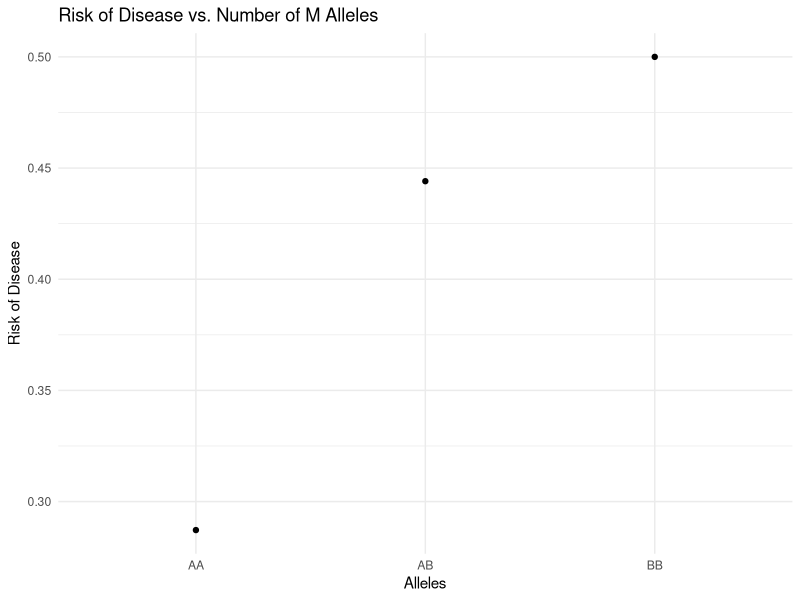
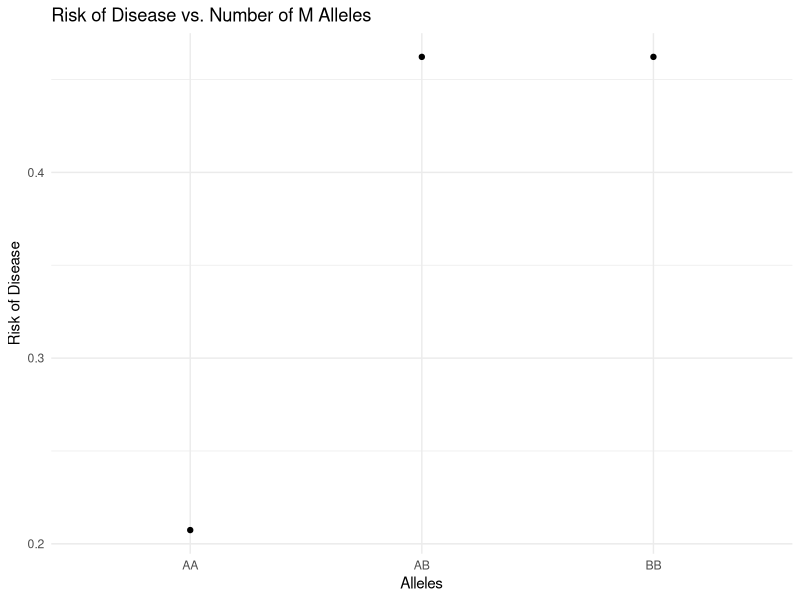
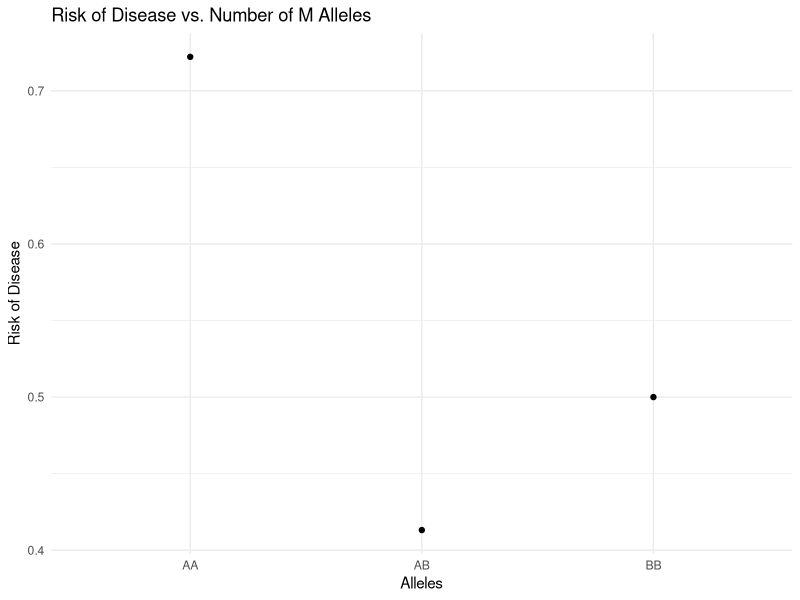

Write R code to recreate these figures, in order.
## ---- chunk 1
library(ggplot2)
## ---- chunk 2
df <- matrix(c(112,278,150,206,348	,150),byrow=TRUE,ncol=3)
colnames(df) <- c("AA","Aa","aa")
rownames(df) <- c("Cases","Controls")
df

alleles<-cbind(2*df[,1]+df[,2],2*df[,3]+df[,2])
colnames(alleles) <- c("A","a")
fisher.test(alleles)
## ---- chunk 3
#Codominant
codominant <- matrix(c(112,278,150,206,348,150),byrow=TRUE,ncol=3)
colnames(codominant) <- c("AA","AB","BB")
rownames(codominant) <- c("Cases","Controls")
codominant

results<-chisq.test(codominant)
results
results$expected
fisher.test(codominant)

#Dominant
dominant <- cbind(codominant[,1],codominant[,2]+codominant[,3])
colnames(dominant) <- c("AA","AB or BB")
rownames(dominant) <- c("Cases","Control")
dominant
results<-chisq.test(dominant)
results
results<-chisq.test(codominant, correct = FALSE)
results

#Recessive
recessive <- cbind(codominant[,1]+codominant[,2],codominant[,3])
colnames(recessive) <- c("AA or AB","BB")
rownames(recessive) <- c("Cases","Control")
recessive
results<-chisq.test(recessive)
results
fisher.test(recessive)
## ---- chunk 4
#Codominant
m_alleles <- c("AA", "AB", "BB")
risk_of_disease <- c(codominant[1,1]/(codominant[1,1]+codominant[1,2]), codominant[1,2]/(codominant[1,2]+codominant[2,2]), codominant[1,3]/(codominant[1,3]+codominant[2,3]))

data <- data.frame(m_alleles, risk_of_disease)

ggplot(data, aes(x = m_alleles, y = risk_of_disease)) +
  geom_point() +
  geom_smooth(method = "lm") +
  labs(x = "Alleles", y = "Risk of Disease") +
  ggtitle("Risk of Disease vs. Number of M Alleles") +
  theme_minimal()


#Dominant
m_alleles <- c("AA", "AB", "BB")
risk_of_disease <- c(dominant[1,1]/(dominant[1,1]+dominant[1,2]), dominant[1,2]/(dominant[1,2]+dominant[2,2]), dominant[1,2]/(dominant[1,2]+dominant[2,2]))

data <- data.frame(m_alleles, risk_of_disease)

ggplot(data, aes(x = m_alleles, y = risk_of_disease)) +
  geom_point() +
  geom_path() +
  labs(x = "Alleles", y = "Risk of Disease") +
  ggtitle("Risk of Disease vs. Number of M Alleles") +
  theme_minimal()

#Recessive
m_alleles <- as.factor(c("AA", "AB", "BB"))
risk_of_disease <- c(recessive[1,1]/(recessive[1,1]+recessive[1,2]), recessive[1,1]/(recessive[1,1]+recessive[2,1]), recessive[1,2]/(recessive[1,2]+recessive[2,2]))

data <- data.frame(m_alleles, risk_of_disease)

ggplot(data, aes(x = m_alleles, y = risk_of_disease)) +
  geom_point() +
  geom_path() +
  labs(x = "Alleles", y = "Risk of Disease") +
  ggtitle("Risk of Disease vs. Number of M Alleles") +
  theme_minimal()
## ---- chunk 5

## ---- chunk 6

